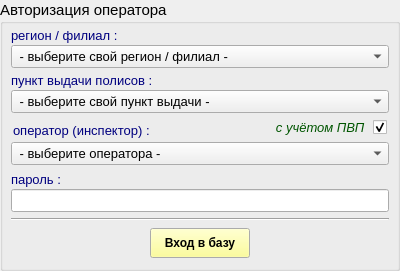
     <widget class="QGroupBox" name="pan_login">
      <property name="minimumSize">
       <size>
        <width>400</width>
        <height>0</height>
       </size>
      </property>
      <property name="font">
       <font>
        <pointsize>11</pointsize>
        <weight>50</weight>
        <bold>false</bold>
       </font>
      </property>
      <property name="title">
       <string>Авторизация оператора</string>
      </property>
      <layout class="QVBoxLayout" name="verticalLayout">
       <property name="spacing">
        <number>2</number>
       </property>
       <property name="leftMargin">
        <number>8</number>
       </property>
       <property name="topMargin">
        <number>1</number>
       </property>
       <property name="rightMargin">
        <number>8</number>
       </property>
       <property name="bottomMargin">
        <number>8</number>
       </property>
       <item>
        <widget class="QLabel" name="label_9">
         <property name="minimumSize">
          <size>
           <width>0</width>
           <height>18</height>
          </size>
         </property>
         <property name="palette">
          <palette>
           <active>
            <colorrole role="WindowText">
             <brush brushstyle="SolidPattern">
              <color alpha="255">
               <red>0</red>
               <green>0</green>
               <blue>127</blue>
              </color>
             </brush>
            </colorrole>
           </active>
           <inactive>
            <colorrole role="WindowText">
             <brush brushstyle="SolidPattern">
              <color alpha="255">
               <red>0</red>
               <green>0</green>
               <blue>127</blue>
              </color>
             </brush>
            </colorrole>
           </inactive>
           <disabled>
            <colorrole role="WindowText">
             <brush brushstyle="SolidPattern">
              <color alpha="255">
               <red>106</red>
               <green>104</green>
               <blue>100</blue>
              </color>
             </brush>
            </colorrole>
           </disabled>
          </palette>
         </property>
         <property name="font">
          <font>
           <pointsize>10</pointsize>
           <weight>50</weight>
           <italic>false</italic>
           <bold>false</bold>
          </font>
         </property>
         <property name="text">
          <string>регион / филиал :</string>
         </property>
         <property name="alignment">
          <set>Qt::AlignBottom|Qt::AlignLeading|Qt::AlignLeft</set>
         </property>
        </widget>
       </item>
       <item>
        <widget class="QComboBox" name="combo_filial">
         <property name="enabled">
          <bool>true</bool>
         </property>
         <property name="font">
          <font>
           <pointsize>10</pointsize>
           <weight>50</weight>
           <bold>false</bold>
          </font>
         </property>
         <property name="editable">
          <bool>false</bool>
         </property>
         <property name="maxVisibleItems">
          <number>50</number>
         </property>
         <item>
          <property name="text">
           <string> - выберите свой регион / филиал - </string>
          </property>
         </item>
        </widget>
       </item>
       <item>
        <widget class="QLabel" name="label_6">
         <property name="minimumSize">
          <size>
           <width>0</width>
           <height>18</height>
          </size>
         </property>
         <property name="palette">
          <palette>
           <active>
            <colorrole role="WindowText">
             <brush brushstyle="SolidPattern">
              <color alpha="255">
               <red>0</red>
               <green>0</green>
               <blue>127</blue>
              </color>
             </brush>
            </colorrole>
           </active>
           <inactive>
            <colorrole role="WindowText">
             <brush brushstyle="SolidPattern">
              <color alpha="255">
               <red>0</red>
               <green>0</green>
               <blue>127</blue>
              </color>
             </brush>
            </colorrole>
           </inactive>
           <disabled>
            <colorrole role="WindowText">
             <brush brushstyle="SolidPattern">
              <color alpha="255">
               <red>106</red>
               <green>104</green>
               <blue>100</blue>
              </color>
             </brush>
            </colorrole>
           </disabled>
          </palette>
         </property>
         <property name="font">
          <font>
           <pointsize>10</pointsize>
           <weight>50</weight>
           <italic>false</italic>
           <bold>false</bold>
          </font>
         </property>
         <property name="text">
          <string>пункт выдачи полисов :</string>
         </property>
         <property name="alignment">
          <set>Qt::AlignBottom|Qt::AlignLeading|Qt::AlignLeft</set>
         </property>
        </widget>
       </item>
       <item>
        <widget class="QComboBox" name="combo_point">
         <property name="font">
          <font>
           <pointsize>10</pointsize>
           <weight>50</weight>
           <bold>false</bold>
          </font>
         </property>
         <property name="editable">
          <bool>false</bool>
         </property>
         <property name="maxVisibleItems">
          <number>50</number>
         </property>
         <item>
          <property name="text">
           <string> - выберите свой пункт выдачи - </string>
          </property>
         </item>
        </widget>
       </item>
       <item>
        <layout class="QHBoxLayout" name="horizontalLayout_4">
         <property name="leftMargin">
          <number>2</number>
         </property>
         <property name="topMargin">
          <number>2</number>
         </property>
         <property name="rightMargin">
          <number>2</number>
         </property>
         <property name="bottomMargin">
          <number>2</number>
         </property>
         <item>
          <widget class="QLabel" name="label_7">
           <property name="minimumSize">
            <size>
             <width>0</width>
             <height>20</height>
            </size>
           </property>
           <property name="palette">
            <palette>
             <active>
              <colorrole role="WindowText">
               <brush brushstyle="SolidPattern">
                <color alpha="255">
                 <red>0</red>
                 <green>0</green>
                 <blue>127</blue>
                </color>
               </brush>
              </colorrole>
             </active>
             <inactive>
              <colorrole role="WindowText">
               <brush brushstyle="SolidPattern">
                <color alpha="255">
                 <red>0</red>
                 <green>0</green>
                 <blue>127</blue>
                </color>
               </brush>
              </colorrole>
             </inactive>
             <disabled>
              <colorrole role="WindowText">
               <brush brushstyle="SolidPattern">
                <color alpha="255">
                 <red>106</red>
                 <green>104</green>
                 <blue>100</blue>
                </color>
               </brush>
              </colorrole>
             </disabled>
            </palette>
           </property>
           <property name="font">
            <font>
             <pointsize>10</pointsize>
             <weight>50</weight>
             <italic>false</italic>
             <bold>false</bold>
            </font>
           </property>
           <property name="text">
            <string>оператор (инспектор) :</string>
           </property>
           <property name="alignment">
            <set>Qt::AlignBottom|Qt::AlignLeading|Qt::AlignLeft</set>
           </property>
          </widget>
         </item>
         <item>
          <widget class="QCheckBox" name="ch_oper_by_point">
           <property name="palette">
            <palette>
             <active>
              <colorrole role="WindowText">
               <brush brushstyle="SolidPattern">
                <color alpha="255">
                 <red>0</red>
                 <green>85</green>
                 <blue>0</blue>
                </color>
               </brush>
              </colorrole>
             </active>
             <inactive>
              <colorrole role="WindowText">
               <brush brushstyle="SolidPattern">
                <color alpha="255">
                 <red>0</red>
                 <green>85</green>
                 <blue>0</blue>
                </color>
               </brush>
              </colorrole>
             </inactive>
             <disabled>
              <colorrole role="WindowText">
               <brush brushstyle="SolidPattern">
                <color alpha="255">
                 <red>106</red>
                 <green>104</green>
                 <blue>100</blue>
                </color>
               </brush>
              </colorrole>
             </disabled>
            </palette>
           </property>
           <property name="font">
            <font>
             <pointsize>10</pointsize>
             <italic>true</italic>
            </font>
           </property>
           <property name="layoutDirection">
            <enum>Qt::RightToLeft</enum>
           </property>
           <property name="text">
            <string>с учётом ПВП </string>
           </property>
           <property name="checked">
            <bool>true</bool>
           </property>
          </widget>
         </item>
        </layout>
       </item>
       <item>
        <widget class="QComboBox" name="combo_operator">
         <property name="font">
          <font>
           <pointsize>10</pointsize>
           <weight>50</weight>
           <bold>false</bold>
          </font>
         </property>
         <property name="editable">
          <bool>false</bool>
         </property>
         <property name="maxVisibleItems">
          <number>50</number>
         </property>
         <item>
          <property name="text">
           <string> - выберите оператора - </string>
          </property>
         </item>
        </widget>
       </item>
       <item>
        <widget class="QLabel" name="label_8">
         <property name="minimumSize">
          <size>
           <width>0</width>
           <height>20</height>
          </size>
         </property>
         <property name="palette">
          <palette>
           <active>
            <colorrole role="WindowText">
             <brush brushstyle="SolidPattern">
              <color alpha="255">
               <red>0</red>
               <green>0</green>
               <blue>127</blue>
              </color>
             </brush>
            </colorrole>
           </active>
           <inactive>
            <colorrole role="WindowText">
             <brush brushstyle="SolidPattern">
              <color alpha="255">
               <red>0</red>
               <green>0</green>
               <blue>127</blue>
              </color>
             </brush>
            </colorrole>
           </inactive>
           <disabled>
            <colorrole role="WindowText">
             <brush brushstyle="SolidPattern">
              <color alpha="255">
               <red>106</red>
               <green>104</green>
               <blue>100</blue>
              </color>
             </brush>
            </colorrole>
           </disabled>
          </palette>
         </property>
         <property name="font">
          <font>
           <pointsize>10</pointsize>
           <weight>50</weight>
           <italic>false</italic>
           <bold>false</bold>
          </font>
         </property>
         <property name="text">
          <string>пароль :</string>
         </property>
         <property name="alignment">
          <set>Qt::AlignBottom|Qt::AlignLeading|Qt::AlignLeft</set>
         </property>
        </widget>
       </item>
       <item>
        <widget class="QLineEdit" name="tc_op_pass">
         <property name="font">
          <font>
           <pointsize>10</pointsize>
          </font>
         </property>
        </widget>
       </item>
       <item>
        <widget class="Line" name="line_2">
         <property name="minimumSize">
          <size>
           <width>0</width>
           <height>10</height>
          </size>
         </property>
         <property name="orientation">
          <enum>Qt::Horizontal</enum>
         </property>
        </widget>
       </item>
       <item>
        <layout class="QHBoxLayout" name="horizontalLayout_6">
         <property name="leftMargin">
          <number>2</number>
         </property>
         <property name="topMargin">
          <number>2</number>
         </property>
         <property name="rightMargin">
          <number>2</number>
         </property>
         <property name="bottomMargin">
          <number>2</number>
         </property>
         <item>
          <spacer name="horizontalSpacer_5">
           <property name="orientation">
            <enum>Qt::Horizontal</enum>
           </property>
           <property name="sizeHint" stdset="0">
            <size>
             <width>40</width>
             <height>20</height>
            </size>
           </property>
          </spacer>
         </item>
         <item>
          <widget class="QPushButton" name="bn_start">
           <property name="minimumSize">
            <size>
             <width>100</width>
             <height>30</height>
            </size>
           </property>
           <property name="palette">
            <palette>
             <active>
              <colorrole role="Button">
               <brush brushstyle="SolidPattern">
                <color alpha="255">
                 <red>255</red>
                 <green>255</green>
                 <blue>127</blue>
                </color>
               </brush>
              </colorrole>
             </active>
             <inactive>
              <colorrole role="Button">
               <brush brushstyle="SolidPattern">
                <color alpha="255">
                 <red>255</red>
                 <green>255</green>
                 <blue>127</blue>
                </color>
               </brush>
              </colorrole>
             </inactive>
             <disabled>
              <colorrole role="Button">
               <brush brushstyle="SolidPattern">
                <color alpha="255">
                 <red>255</red>
                 <green>255</green>
                 <blue>127</blue>
                </color>
               </brush>
              </colorrole>
             </disabled>
            </palette>
           </property>
           <property name="font">
            <font>
             <pointsize>9</pointsize>
             <weight>75</weight>
             <bold>true</bold>
            </font>
           </property>
           <property name="text">
            <string>  Вход в базу  </string>
           </property>
          </widget>
         </item>
         <item>
          <spacer name="horizontalSpacer_6">
           <property name="orientation">
            <enum>Qt::Horizontal</enum>
           </property>
           <property name="sizeHint" stdset="0">
            <size>
             <width>40</width>
             <height>20</height>
            </size>
           </property>
          </spacer>
         </item>
        </layout>
       </item>
      </layout>
     </widget>
